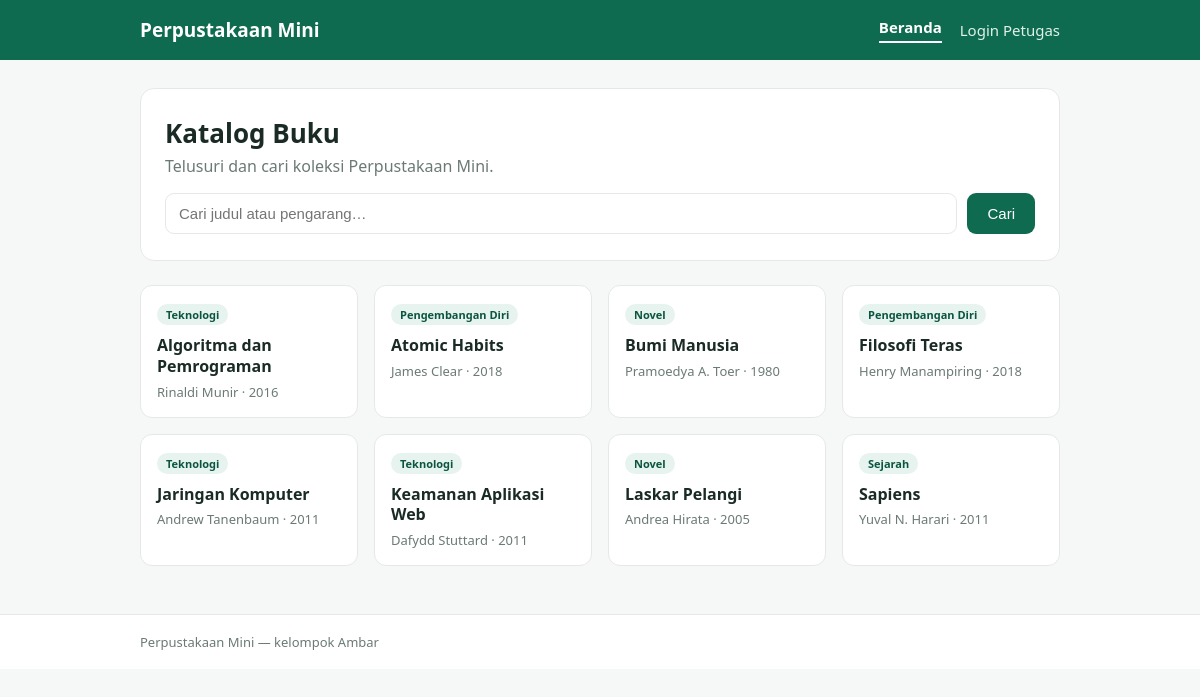
The page / on the database its author committed.
### tables this page shows
CREATE TABLE books (
    id        INT AUTO_INCREMENT PRIMARY KEY,
    judul     VARCHAR(120) NOT NULL,
    pengarang VARCHAR(80)  NOT NULL,
    tahun     INT          NOT NULL,
    kategori  VARCHAR(40)  NOT NULL
);

### index.php (the view, shortened to what this page needs)
<?php
require __DIR__ . '/config/db.php';
require __DIR__ . '/includes/layout.php';
$q = $_GET['q'] ?? '';
$rows = [];
if ($q !== '') {
    $sql = "SELECT judul, pengarang, tahun, kategori FROM books
            WHERE judul LIKE '%$q%' OR pengarang LIKE '%$q%' ORDER BY judul";
    $res = mysqli_query($conn, $sql);
    if ($res === false) {
        $err = 'Terjadi kesalahan: ' . mysqli_error($conn);
    } else {
        while ($r = mysqli_fetch_assoc($res)) $rows[] = $r;
    }
} else {
    $res = mysqli_query($conn, "SELECT judul, pengarang, tahun, kategori FROM books ORDER BY judul");
    while ($r = mysqli_fetch_assoc($res)) $rows[] = $r;
}
page_header('Beranda', 'home');
?>
<section class="hero">
  <h1>Katalog Buku</h1>
  <p>Telusuri dan cari koleksi Perpustakaan Mini.</p>
  <form class="search" method="get">
    <input name="q" placeholder="Cari judul atau pengarang…" value="<?= htmlspecialchars($q) ?>">
    <button type="submit">Cari</button>
  </form>
</section>
<div class="grid">
<?php foreach ($rows as $r): ?>
  <article class="book">
    <span class="cat"><?= htmlspecialchars($r['kategori']) ?></span>
    <h3><?= htmlspecialchars($r['judul']) ?></h3>
    <p class="by"><?= htmlspecialchars($r['pengarang']) ?> · <?= htmlspecialchars($r['tahun']) ?></p>
  </article>
<?php endforeach; ?>
</div>
<?php page_footer(); ?>

### includes/layout.php (shortened to what this page needs)
<?php
function page_header($title, $active = '') {
    $user = $_SESSION['user'] ?? null;
    ?><!DOCTYPE html>
<html lang="id"><head>
</head><body>
<header class="topbar">
  <div class="wrap">
    <a class="brand" href="index.php">Perpustakaan Mini</a>
    <nav>
      <a href="index.php" class="<?= $active==='home'?'on':'' ?>">Beranda</a>
      <?php if ($user): ?>
        <a href="admin.php" class="<?= $active==='admin'?'on':'' ?>">Panel Petugas</a>
        <span class="who">Hai, <?= htmlspecialchars($user) ?></span>
        <a href="logout.php" class="btn-sm">Keluar</a>
      <?php else: ?>
        <a href="login.php" class="<?= $active==='login'?'on':'' ?>">Login Petugas</a>
      <?php endif; ?>
    </nav>
  </div>
</header>
<main class="wrap"><?php
}
function page_footer() {
    ?></main>
<footer class="foot"><div class="wrap">Perpustakaan Mini — kelompok Ambar</div></footer>
</body></html><?php
}

### includes/layout.php (style rules this page uses)
:root { --hijau:#0f6b4f;--hijau2:#0b5540;--tinta:#1a2b26;--abu:#6b7a75;--garis:#e4e9e7;--bg:#f6f8f7 }
* { box-sizing:border-box }
body { margin:0;font-family:system-ui,Segoe UI,Arial,sans-serif;color:var(--tinta);background:var(--bg) }
a { color:var(--hijau);text-decoration:none }
.wrap { max-width:960px;margin:0 auto;padding:0 20px }
.topbar { background:var(--hijau);color:#fff }
.topbar .wrap { display:flex;align-items:center;justify-content:space-between;height:60px }
.brand { color:#fff;font-weight:800;font-size:19px }
.topbar nav { display:flex;align-items:center;gap:18px }
.topbar nav a { color:#dff1ea;font-size:15px }
.topbar nav a.on { color:#fff;font-weight:700;border-bottom:2px solid #fff;padding-bottom:4px }
main.wrap { padding-top:28px;padding-bottom:48px }
.hero { background:#fff;border:1px solid var(--garis);border-radius:14px;padding:26px 24px;margin-bottom:24px }
.hero h1 { margin:0 0 4px;font-size:26px }
.hero p { margin:0 0 16px;color:var(--abu) }
.search { display:flex;gap:10px }
.search input { flex:1;padding:12px 14px;border:1px solid var(--garis);border-radius:9px;font-size:15px }
.search button,.btn { background:var(--hijau);color:#fff;border:0;border-radius:9px;padding:12px 20px;font-size:15px;cursor:pointer }
.grid { display:grid;grid-template-columns:repeat(auto-fill,minmax(210px,1fr));gap:16px;margin-top:8px }
.book { background:#fff;border:1px solid var(--garis);border-radius:12px;padding:16px;transition:box-shadow .15s }
.book .cat { display:inline-block;background:#e7f3ee;color:var(--hijau2);font-size:11px;font-weight:700;padding:3px 9px;border-radius:999px;margin-bottom:10px }
.book h3 { margin:0 0 6px;font-size:16px;line-height:1.3 }
.book .by { margin:0;color:var(--abu);font-size:13px }
input[type=text],input[type=password],input:not([type]) { width:100%;padding:11px 13px;border:1px solid var(--garis);border-radius:9px;font-size:15px }
.foot { border-top:1px solid var(--garis);background:#fff;color:var(--abu);font-size:13px }
.foot .wrap { padding:18px 20px }

### rows shown on the page
books: kategori "Teknologi", judul "Algoritma dan Pemrograman", pengarang "Rinaldi Munir", tahun "2016"
books: kategori "Pengembangan Diri", judul "Atomic Habits", pengarang "James Clear", tahun "2018"
books: kategori "Novel", judul "Bumi Manusia", pengarang "Pramoedya A. Toer", tahun "1980"
books: kategori "Pengembangan Diri", judul "Filosofi Teras", pengarang "Henry Manampiring", tahun "2018"
books: kategori "Teknologi", judul "Jaringan Komputer", pengarang "Andrew Tanenbaum", tahun "2011"
books: kategori "Teknologi", judul "Keamanan Aplikasi Web", pengarang "Dafydd Stuttard", tahun "2011"
books: kategori "Novel", judul "Laskar Pelangi", pengarang "Andrea Hirata", tahun "2005"
books: kategori "Sejarah", judul "Sapiens", pengarang "Yuval N. Harari", tahun "2011"
